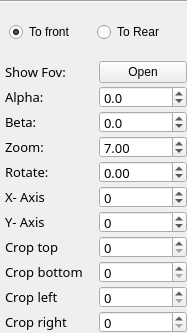
            <widget class="QWidget" name="page_image_3">
             <property name="geometry">
              <rect>
               <x>0</x>
               <y>0</y>
               <width>187</width>
               <height>333</height>
              </rect>
             </property>
             <attribute name="label">
              <string>Image 3</string>
             </attribute>
             <layout class="QVBoxLayout" name="verticalLayout_11">
              <property name="spacing">
               <number>5</number>
              </property>
              <property name="leftMargin">
               <number>0</number>
              </property>
              <property name="topMargin">
               <number>0</number>
              </property>
              <property name="rightMargin">
               <number>0</number>
              </property>
              <property name="bottomMargin">
               <number>0</number>
              </property>
              <item>
               <widget class="Line" name="line_11">
                <property name="orientation">
                 <enum>Qt::Horizontal</enum>
                </property>
               </widget>
              </item>
              <item>
               <widget class="QFrame" name="frame_radio_button_alligment_image_3">
                <layout class="QHBoxLayout" name="horizontalLayout_23">
                 <item>
                  <widget class="QRadioButton" name="radioButton_to_front_image_3">
                   <property name="text">
                    <string>To front</string>
                   </property>
                   <property name="checked">
                    <bool>true</bool>
                   </property>
                  </widget>
                 </item>
                 <item>
                  <widget class="QRadioButton" name="radioButton_to_rear_image_3">
                   <property name="text">
                    <string>To Rear</string>
                   </property>
                  </widget>
                 </item>
                </layout>
               </widget>
              </item>
              <item>
               <layout class="QGridLayout" name="gridLayout_13">
                <property name="leftMargin">
                 <number>5</number>
                </property>
                <property name="horizontalSpacing">
                 <number>5</number>
                </property>
                <property name="verticalSpacing">
                 <number>3</number>
                </property>
                <item row="8" column="0">
                 <widget class="QLabel" name="label_101">
                  <property name="font">
                   <font>
                    <family>Sans Serif</family>
                    <pointsize>10</pointsize>
                   </font>
                  </property>
                  <property name="text">
                   <string>Crop bottom</string>
                  </property>
                 </widget>
                </item>
                <item row="7" column="0">
                 <widget class="QLabel" name="label_111">
                  <property name="font">
                   <font>
                    <family>Sans Serif</family>
                    <pointsize>10</pointsize>
                   </font>
                  </property>
                  <property name="text">
                   <string>Crop top</string>
                  </property>
                 </widget>
                </item>
                <item row="8" column="1">
                 <widget class="QSpinBox" name="val_crop_bottom_image_3">
                  <property name="minimumSize">
                   <size>
                    <width>60</width>
                    <height>0</height>
                   </size>
                  </property>
                  <property name="maximumSize">
                   <size>
                    <width>16777215</width>
                    <height>22</height>
                   </size>
                  </property>
                  <property name="font">
                   <font>
                    <family>Sans Serif</family>
                    <pointsize>10</pointsize>
                   </font>
                  </property>
                  <property name="maximum">
                   <number>2500</number>
                  </property>
                  <property name="value">
                   <number>0</number>
                  </property>
                 </widget>
                </item>
                <item row="1" column="0">
                 <widget class="QLabel" name="label_112">
                  <property name="minimumSize">
                   <size>
                    <width>60</width>
                    <height>0</height>
                   </size>
                  </property>
                  <property name="font">
                   <font>
                    <family>Sans Serif</family>
                    <pointsize>10</pointsize>
                   </font>
                  </property>
                  <property name="text">
                   <string>Alpha:</string>
                  </property>
                 </widget>
                </item>
                <item row="3" column="0">
                 <widget class="QLabel" name="label_113">
                  <property name="minimumSize">
                   <size>
                    <width>80</width>
                    <height>0</height>
                   </size>
                  </property>
                  <property name="font">
                   <font>
                    <family>Sans Serif</family>
                    <pointsize>10</pointsize>
                   </font>
                  </property>
                  <property name="text">
                   <string>Zoom:</string>
                  </property>
                 </widget>
                </item>
                <item row="9" column="0">
                 <widget class="QLabel" name="label_114">
                  <property name="font">
                   <font>
                    <family>Sans Serif</family>
                    <pointsize>10</pointsize>
                   </font>
                  </property>
                  <property name="text">
                   <string>Crop left</string>
                  </property>
                 </widget>
                </item>
                <item row="5" column="0">
                 <widget class="QLabel" name="label_115">
                  <property name="enabled">
                   <bool>true</bool>
                  </property>
                  <property name="font">
                   <font>
                    <family>Sans Serif</family>
                    <pointsize>10</pointsize>
                   </font>
                  </property>
                  <property name="text">
                   <string>X- Axis</string>
                  </property>
                 </widget>
                </item>
                <item row="6" column="1">
                 <widget class="QSpinBox" name="val_coordinate_y_image_3">
                  <property name="enabled">
                   <bool>true</bool>
                  </property>
                  <property name="minimumSize">
                   <size>
                    <width>50</width>
                    <height>0</height>
                   </size>
                  </property>
                  <property name="maximumSize">
                   <size>
                    <width>16777215</width>
                    <height>22</height>
                   </size>
                  </property>
                  <property name="font">
                   <font>
                    <family>Sans Serif</family>
                    <pointsize>10</pointsize>
                   </font>
                  </property>
                  <property name="minimum">
                   <number>-10000</number>
                  </property>
                  <property name="maximum">
                   <number>10000</number>
                  </property>
                 </widget>
                </item>
                <item row="6" column="0">
                 <widget class="QLabel" name="label_116">
                  <property name="enabled">
                   <bool>true</bool>
                  </property>
                  <property name="font">
                   <font>
                    <family>Sans Serif</family>
                    <pointsize>10</pointsize>
                   </font>
                  </property>
                  <property name="text">
                   <string>Y- Axis</string>
                  </property>
                 </widget>
                </item>
                <item row="4" column="1">
                 <widget class="QDoubleSpinBox" name="val_rotate_image_3">
                  <property name="enabled">
                   <bool>true</bool>
                  </property>
                  <property name="minimumSize">
                   <size>
                    <width>50</width>
                    <height>0</height>
                   </size>
                  </property>
                  <property name="maximumSize">
                   <size>
                    <width>16777215</width>
                    <height>22</height>
                   </size>
                  </property>
                  <property name="font">
                   <font>
                    <family>Sans Serif</family>
                    <pointsize>10</pointsize>
                   </font>
                  </property>
                  <property name="minimum">
                   <double>-180.000000000000000</double>
                  </property>
                  <property name="maximum">
                   <double>180.000000000000000</double>
                  </property>
                  <property name="singleStep">
                   <double>0.100000000000000</double>
                  </property>
                 </widget>
                </item>
                <item row="5" column="1">
                 <widget class="QSpinBox" name="val_coordinate_x_image_3">
                  <property name="enabled">
                   <bool>true</bool>
                  </property>
                  <property name="minimumSize">
                   <size>
                    <width>50</width>
                    <height>0</height>
                   </size>
                  </property>
                  <property name="maximumSize">
                   <size>
                    <width>16777215</width>
                    <height>22</height>
                   </size>
                  </property>
                  <property name="font">
                   <font>
                    <family>Sans Serif</family>
                    <pointsize>10</pointsize>
                   </font>
                  </property>
                  <property name="minimum">
                   <number>-10000</number>
                  </property>
                  <property name="maximum">
                   <number>10000</number>
                  </property>
                  <property name="value">
                   <number>0</number>
                  </property>
                 </widget>
                </item>
                <item row="7" column="1">
                 <widget class="QSpinBox" name="val_crop_top_image_3">
                  <property name="minimumSize">
                   <size>
                    <width>60</width>
                    <height>0</height>
                   </size>
                  </property>
                  <property name="maximumSize">
                   <size>
                    <width>16777215</width>
                    <height>22</height>
                   </size>
                  </property>
                  <property name="font">
                   <font>
                    <family>Sans Serif</family>
                    <pointsize>10</pointsize>
                   </font>
                  </property>
                  <property name="maximum">
                   <number>2500</number>
                  </property>
                  <property name="value">
                   <number>0</number>
                  </property>
                 </widget>
                </item>
                <item row="3" column="1">
                 <widget class="QDoubleSpinBox" name="val_zoom_image_3">
                  <property name="minimumSize">
                   <size>
                    <width>60</width>
                    <height>0</height>
                   </size>
                  </property>
                  <property name="maximumSize">
                   <size>
                    <width>16777215</width>
                    <height>22</height>
                   </size>
                  </property>
                  <property name="font">
                   <font>
                    <family>Sans Serif</family>
                    <pointsize>10</pointsize>
                   </font>
                  </property>
                  <property name="decimals">
                   <number>2</number>
                  </property>
                  <property name="minimum">
                   <double>1.000000000000000</double>
                  </property>
                  <property name="maximum">
                   <double>15.000000000000000</double>
                  </property>
                  <property name="singleStep">
                   <double>0.020000000000000</double>
                  </property>
                  <property name="value">
                   <double>7.000000000000000</double>
                  </property>
                 </widget>
                </item>
                <item row="2" column="0">
                 <widget class="QLabel" name="label_117">
                  <property name="minimumSize">
                   <size>
                    <width>60</width>
                    <height>0</height>
                   </size>
                  </property>
                  <property name="font">
                   <font>
                    <family>Sans Serif</family>
                    <pointsize>10</pointsize>
                   </font>
                  </property>
                  <property name="text">
                   <string>Beta:</string>
                  </property>
                 </widget>
                </item>
                <item row="4" column="0">
                 <widget class="QLabel" name="label_24">
                  <property name="minimumSize">
                   <size>
                    <width>60</width>
                    <height>0</height>
                   </size>
                  </property>
                  <property name="font">
                   <font>
                    <family>Sans Serif</family>
                    <pointsize>10</pointsize>
                   </font>
                  </property>
                  <property name="text">
                   <string>Rotate: </string>
                  </property>
                 </widget>
                </item>
                <item row="10" column="0">
                 <widget class="QLabel" name="label_118">
                  <property name="font">
                   <font>
                    <family>Sans Serif</family>
                    <pointsize>10</pointsize>
                   </font>
                  </property>
                  <property name="text">
                   <string>Crop right</string>
                  </property>
                 </widget>
                </item>
                <item row="9" column="1">
                 <widget class="QSpinBox" name="val_crop_left_image_3">
                  <property name="minimumSize">
                   <size>
                    <width>60</width>
                    <height>0</height>
                   </size>
                  </property>
                  <property name="maximumSize">
                   <size>
                    <width>16777215</width>
                    <height>22</height>
                   </size>
                  </property>
                  <property name="font">
                   <font>
                    <family>Sans Serif</family>
                    <pointsize>10</pointsize>
                   </font>
                  </property>
                  <property name="maximum">
                   <number>2500</number>
                  </property>
                  <property name="value">
                   <number>0</number>
                  </property>
                 </widget>
                </item>
                <item row="10" column="1">
                 <widget class="QSpinBox" name="val_crop_right_image_3">
                  <property name="minimumSize">
                   <size>
                    <width>60</width>
                    <height>0</height>
                   </size>
                  </property>
                  <property name="maximumSize">
                   <size>
                    <width>16777215</width>
                    <height>22</height>
                   </size>
                  </property>
                  <property name="font">
                   <font>
                    <family>Sans Serif</family>
                    <pointsize>10</pointsize>
                   </font>
                  </property>
                  <property name="maximum">
                   <number>2500</number>
                  </property>
                  <property name="value">
                   <number>0</number>
                  </property>
                 </widget>
                </item>
                <item row="0" column="0">
                 <widget class="QLabel" name="label_146">
                  <property name="minimumSize">
                   <size>
                    <width>60</width>
                    <height>0</height>
                   </size>
                  </property>
                  <property name="font">
                   <font>
                    <family>Sans Serif</family>
                    <pointsize>10</pointsize>
                   </font>
                  </property>
                  <property name="text">
                   <string>Show Fov:</string>
                  </property>
                 </widget>
                </item>
                <item row="0" column="1">
                 <widget class="QPushButton" name="show_fov_image_3">
                  <property name="text">
                   <string>Open</string>
                  </property>
                 </widget>
                </item>
                <item row="1" column="1">
                 <widget class="QDoubleSpinBox" name="val_icx_image_3">
                  <property name="enabled">
                   <bool>true</bool>
                  </property>
                  <property name="minimumSize">
                   <size>
                    <width>60</width>
                    <height>0</height>
                   </size>
                  </property>
                  <property name="maximumSize">
                   <size>
                    <width>16777215</width>
                    <height>22</height>
                   </size>
                  </property>
                  <property name="font">
                   <font>
                    <family>Sans Serif</family>
                    <pointsize>10</pointsize>
                   </font>
                  </property>
                  <property name="decimals">
                   <number>1</number>
                  </property>
                  <property name="minimum">
                   <double>-110.000000000000000</double>
                  </property>
                  <property name="maximum">
                   <double>110.000000000000000</double>
                  </property>
                  <property name="singleStep">
                   <double>0.100000000000000</double>
                  </property>
                 </widget>
                </item>
                <item row="2" column="1">
                 <widget class="QDoubleSpinBox" name="val_icy_image_3">
                  <property name="enabled">
                   <bool>true</bool>
                  </property>
                  <property name="minimumSize">
                   <size>
                    <width>60</width>
                    <height>0</height>
                   </size>
                  </property>
                  <property name="maximumSize">
                   <size>
                    <width>16777215</width>
                    <height>22</height>
                   </size>
                  </property>
                  <property name="font">
                   <font>
                    <family>Sans Serif</family>
                    <pointsize>10</pointsize>
                   </font>
                  </property>
                  <property name="decimals">
                   <number>1</number>
                  </property>
                  <property name="minimum">
                   <double>-110.000000000000000</double>
                  </property>
                  <property name="maximum">
                   <double>110.000000000000000</double>
                  </property>
                  <property name="singleStep">
                   <double>0.100000000000000</double>
                  </property>
                 </widget>
                </item>
               </layout>
              </item>
             </layout>
            </widget>
